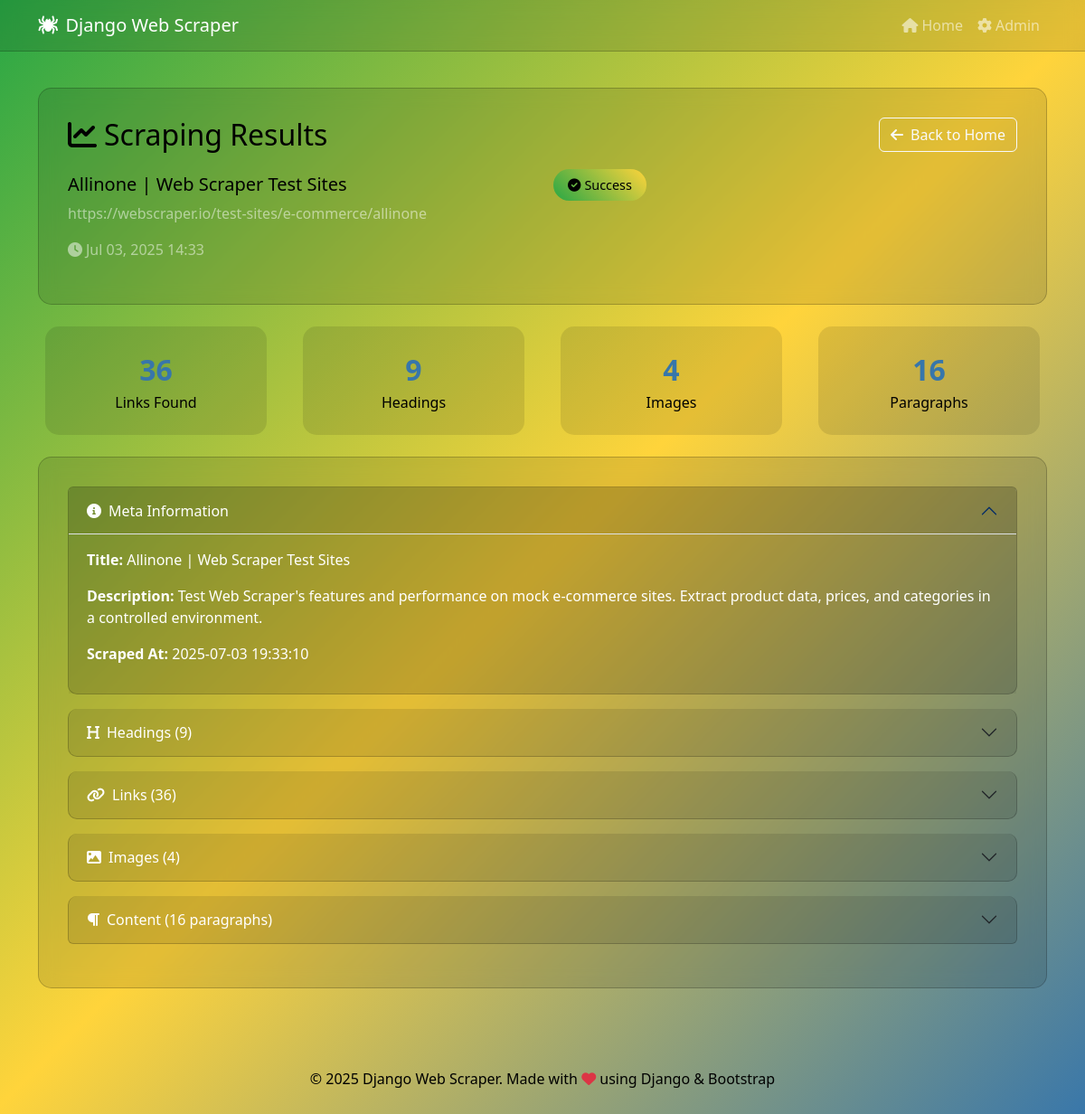
The app's page /results/1/ with its own data.
### scraper/models.py (models this page shows, shortened)
class ScrapeHistory(models.Model):
    STATUS_CHOICES = [
        ('success', 'Success'),
        ('failed', 'Failed'),
        ('pending', 'Pending'),
    ]
    url = models.URLField(max_length=500)
    title = models.CharField(max_length=500, blank=True)
    scraped_at = models.DateTimeField(default=timezone.now)
    status = models.CharField(max_length=20, choices=STATUS_CHOICES, default='pending')
    content_json = models.JSONField(default=dict)
    error_message = models.TextField(blank=True)
    class Meta:
        ordering = ['-scraped_at']

### scraper/views.py (the view)
# urls.py: path('results/<int:pk>/', views.results, name='results'),
def results(request, pk):
    try:
        scrape_history = ScrapeHistory.objects.get(pk=pk)
        if scrape_history.status == 'failed':
            messages.error(request, f'Scrape failed: {scrape_history.error_message}')
    except ScrapeHistory.DoesNotExist:
        messages.error(request, 'Scrape record not found.')
        return redirect('index')
    return render(request, 'scraper/results.html', {'scrape_history': scrape_history})

### scraper/templates/scraper/results.html (shortened to what this page needs)
{% extends 'scraper/base.html' %}
{% block content %}
<div class="row">
    <div class="col-12">
        <div class="glass-card">
            <div class="d-flex justify-content-between align-items-center mb-4">
                <h2 class="text-white mb-0">
                    <i class="fas fa-chart-line me-2"></i>Scraping Results
                </h2>
                <a href="{% url 'index' %}" class="btn btn-outline-light">
                    <i class="fas fa-arrow-left me-2"></i>Back to Home
                </a>
            </div>
            <div class="row">
                <div class="col-md-6">
                    <h5 class="text-white">{{ scrape_history.title }}</h5>
                    <p class="text-white-50">{{ scrape_history.url }}</p>
                    <p class="text-white-50">
                        <i class="fas fa-clock me-1"></i>{{ scrape_history.scraped_at|date:"M d, Y H:i" }}
                    </p>
                </div>
                <div class="col-md-6">
                    <span class="badge-custom">
                        <i class="fas fa-check-circle me-1"></i>{{ scrape_history.status|title }}
                    </span>
                </div>
            </div>
        </div>
        {% if scrape_history.status == 'success' %}
        <div class="row">
            <div class="col-md-3">
                <div class="stats-card">
                    <div class="stats-number">{{ scrape_history.content_json.total_links|default:0 }}</div>
                    <div class="text-white">Links Found</div>
                </div>
            </div>
            <div class="col-md-3">
                <div class="stats-card">
                    <div class="stats-number">{{ scrape_history.content_json.headings|length|default:0 }}</div>
                    <div class="text-white">Headings</div>
                </div>
            </div>
            <div class="col-md-3">
                <div class="stats-card">
                    <div class="stats-number">{{ scrape_history.content_json.total_images|default:0 }}</div>
                    <div class="text-white">Images</div>
                </div>
            </div>
            <div class="col-md-3">
                <div class="stats-card">
                    <div class="stats-number">{{ scrape_history.content_json.total_paragraphs|default:0 }}</div>
                    <div class="text-white">Paragraphs</div>
                </div>
            </div>
        </div>
        <div class="glass-card">
            <div class="accordion" id="resultsAccordion">
                <div class="accordion-item">
                    <h2 class="accordion-header" id="metaHeading">
                        <button class="accordion-button" type="button" data-bs-toggle="collapse" data-bs-target="#metaCollapse">
                            <i class="fas fa-info-circle me-2"></i>Meta Information
                        </button>
                    </h2>
                    <div id="metaCollapse" class="accordion-collapse collapse show" data-bs-parent="#resultsAccordion">
                        <div class="accordion-body">
                            <p><strong>Title:</strong> {{ scrape_history.content_json.title|default:"N/A" }}</p>
                            {% if scrape_history.content_json.description %}
                            <p><strong>Description:</strong> {{ scrape_history.content_json.description }}</p>
                            {% endif %}
                            <p><strong>Scraped At:</strong> {{ scrape_history.content_json.scraped_at|default:"N/A" }}</p>
                        </div>
                    </div>
                </div>
                {% if scrape_history.content_json.headings %}
                <div class="accordion-item">
                    <h2 class="accordion-header" id="headingsHeading">
                        <button class="accordion-button collapsed" type="button" data-bs-toggle="collapse" data-bs-target="#headingsCollapse">
                            <i class="fas fa-heading me-2"></i>Headings ({{ scrape_history.content_json.headings|length }})
                        </button>
                    </h2>
                </div>
                {% endif %}
                {% if scrape_history.content_json.links %}
                <div class="accordion-item">
                    <h2 class="accordion-header" id="linksHeading">
                        <button class="accordion-button collapsed" type="button" data-bs-toggle="collapse" data-bs-target="#linksCollapse">
                            <i class="fas fa-link me-2"></i>Links ({{ scrape_history.content_json.links|length }})
                        </button>
                    </h2>
                </div>
                {% endif %}
                {% if scrape_history.content_json.images %}
                <div class="accordion-item">
                    <h2 class="accordion-header" id="imagesHeading">
                        <button class="accordion-button collapsed" type="button" data-bs-toggle="collapse" data-bs-target="#imagesCollapse">
                            <i class="fas fa-image me-2"></i>Images ({{ scrape_history.content_json.images|length }})
                        </button>
                    </h2>
                </div>
                {% endif %}
                {% if scrape_history.content_json.paragraphs %}
                <div class="accordion-item">
                    <h2 class="accordion-header" id="contentHeading">
                        <button class="accordion-button collapsed" type="button" data-bs-toggle="collapse" data-bs-target="#contentCollapse">
                            <i class="fas fa-paragraph me-2"></i>Content ({{ scrape_history.content_json.paragraphs|length }} paragraphs)
                        </button>
                    </h2>
                </div>
                {% endif %}
            </div>
        </div>
        {% endif %}
    </div>
</div>
{% endblock %}

### scraper/templates/scraper/base.html (style rules this page uses)
body { background: linear-gradient(135deg, #28A745 0%, #FFD43B 50%, #3776AB 100%); min-height: 100vh; font-family: 'Segoe UI', Tahoma, Geneva, Verdana, sans-serif; }
.glass-card { background: rgba(0, 0, 0, 0.1); backdrop-filter: blur(10px); border: 1px solid rgba(0, 0, 0, 0.2); border-radius: 15px; padding: 2rem; margin: 1rem 0; }
.text-white { color: #000000 !important; }
.badge-custom { background: linear-gradient(45deg, #28A745, #FFD43B); color: #000000; padding: 0.5rem 1rem; border-radius: 20px; font-size: 0.9rem; }
.stats-card { background: rgba(0, 0, 0, 0.1); border-radius: 15px; padding: 1.5rem; text-align: center; margin: 0.5rem; }
.stats-number { font-size: 2rem; font-weight: bold; color: #3776AB; }
.accordion { background: transparent; }
.accordion-item { background: rgba(0, 0, 0, 0.1); border: 1px solid rgba(0, 0, 0, 0.2); border-radius: 10px; margin-bottom: 1rem; }
.accordion-button { background: transparent; color: #FFFFFF; border: none; }
.accordion-button:not(.collapsed) { background: rgba(0, 0, 0, 0.1); color: #FFFFFF; }
.accordion-body { background: rgba(0, 0, 0, 0.05); color: #FFFFFF; }

### records on screen
ScrapeHistory: title "Allinone | Web Scraper Test Sites", url "https://webscraper.io/test-sites/e-commerce/allinone", scraped_at "Jul 03, 2025 14:33", status "Success", content_json.total_links "36", content_json.headings|length "9", content_json.total_images "4", content_json.total_paragraphs "16", content_json "Allinone | Web Scraper Test Sites", content_json.description "Test Web Scraper's features and performance on mock e-commerce sites. Extract product data, prices, and categories in a controlled environment.", content_json.scraped_at "2025-07-03 19:33:10", content_json.links|length "36", content_json.images|length "4", content_json.paragraphs|length "16"
